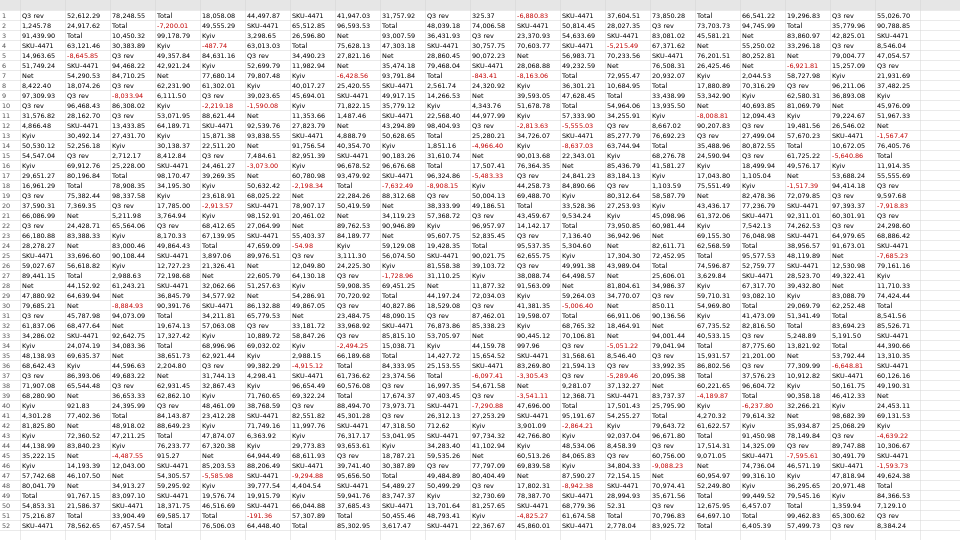
#> input picture tools/oo-screen/bench/corpus/sheet-1080p.png, 1920 x 1080 px (shown at 1/2 size)
$ python lowmotion_run.py
#> lines starting #> are read from the running program, lines starting #| are printed output that depends on the picture
### tools/oo-screen/bench/quality/workloads.py
"""bench/quality/workloads.py — synthetic 30 fps workload sequences (SIMULATION) built from bench/corpus.

Each workload is a deterministic, index-addressable frame source: `Workload.frame(i)` returns HxWx3 uint8 RGB.
Kinds: idle, typing, scroll, drag, video, mixed (a–e interleaved with office-hour proportions).
Also: still-run / refine schedule helpers used by workloads_run.py (pure functions, unit-tested)."""
import math, os
import numpy as np
from PIL import Image

HERE = os.path.dirname(os.path.abspath(__file__))
CORPUS = os.path.join(HERE, "..", "corpus")
FPS = 30
W, H = 1920, 1080
KINDS = ["idle", "typing", "scroll", "drag", "video", "mixed"]
# office-hour proportions for "mixed" (fraction of time)
MIX = {"idle": 0.45, "typing": 0.25, "scroll": 0.10, "drag": 0.05, "video": 0.15}


def load(name, corpus=CORPUS):
#> called with name = 'sheet-1080p.png', corpus = 'tools/oo-screen/bench/quality/../corpus'
    return np.asarray(Image.open(os.path.join(corpus, name)).convert("RGB"))
#> returned value is the input picture: shape (1080, 1920, 3); mean R, G, B 234.4, 233.7, 233.7


class Sources:
    def __init__(self, corpus=CORPUS, size=(W, H)):
        w, h = size
        def fit(a):
            return np.ascontiguousarray(np.asarray(Image.fromarray(a).resize((w, h), Image.BICUBIC))
                                        if a.shape[:2] != (h, w) else a)
        self.sheet = fit(load("sheet-1080p.png", corpus))
        self.code = fit(load("code-light-1080p.png", corpus))
#> call 2 of load, with name = 'code-light-1080p.png', corpus = 'tools/oo-screen/bench/quality/../corpus'
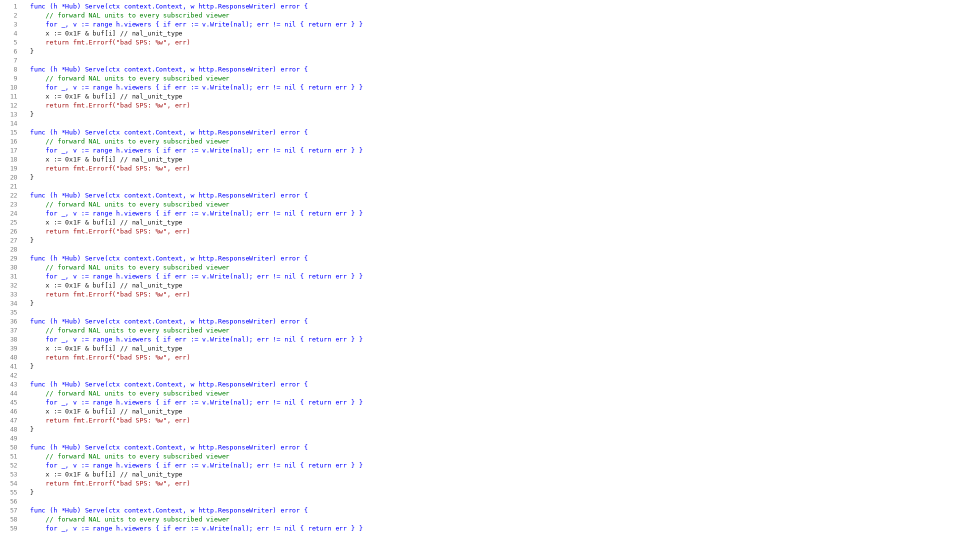
#> input picture tools/oo-screen/bench/corpus/code-light-1080p.png, 1920 x 1080 px (shown at 1/2 size)
#> in load, returned value is the input picture: shape (1080, 1920, 3); mean R, G, B 251, 251.1, 253.1
        self.dark = fit(load("code-dark-1080p.png", corpus))
#> call 3 of load, with name = 'code-dark-1080p.png', corpus = 'tools/oo-screen/bench/quality/../corpus'
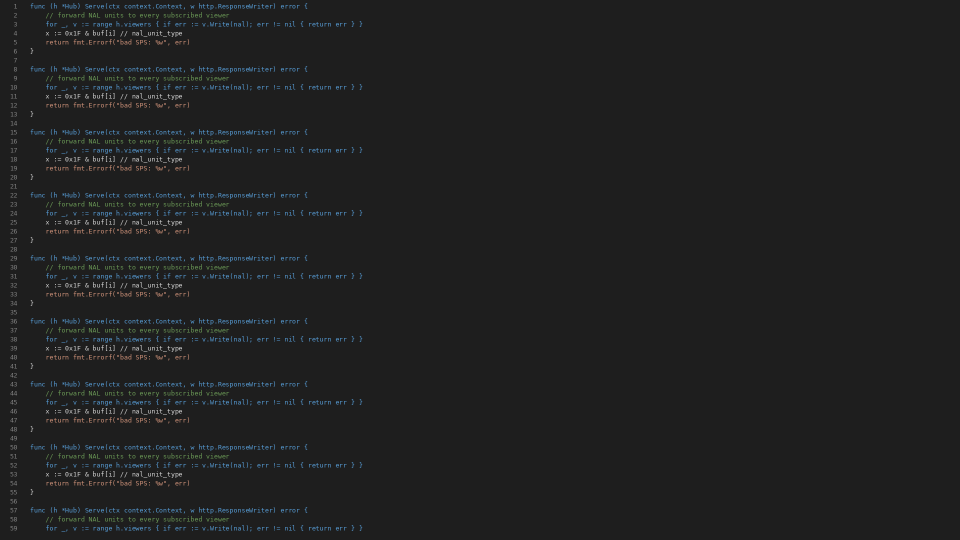
#> input picture tools/oo-screen/bench/corpus/code-dark-1080p.png, 1920 x 1080 px (shown at 1/2 size)
#> in load, returned value is the input picture: shape (1080, 1920, 3); mean R, G, B 31.6, 32.3, 32.6
        self.color = fit(load("colortext-1080p.png", corpus))
#> call 4 of load, with name = 'colortext-1080p.png', corpus = 'tools/oo-screen/bench/quality/../corpus'
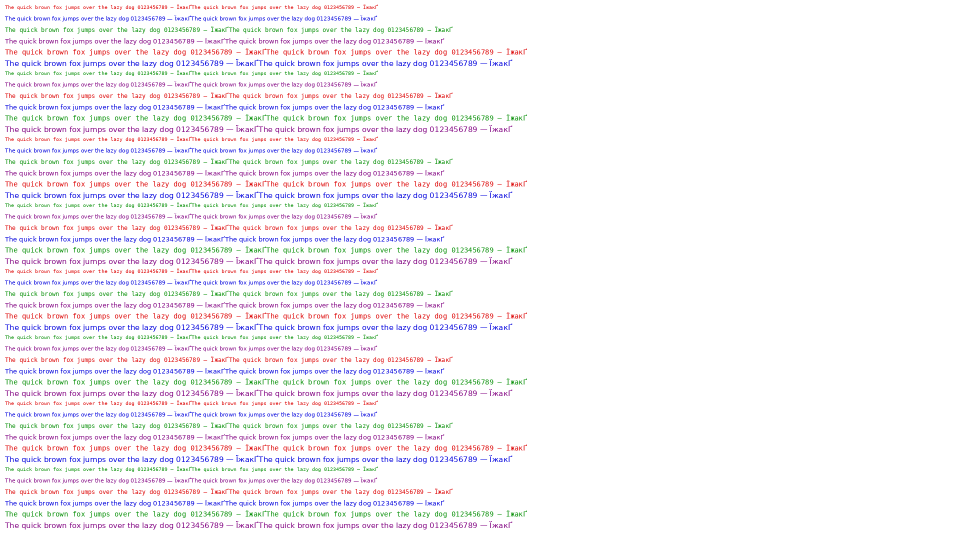
#> input picture tools/oo-screen/bench/corpus/colortext-1080p.png, 1920 x 1080 px (shown at 1/2 size)
#> in load, returned value is the input picture: shape (1080, 1920, 3); mean R, G, B 247.1, 244.7, 247.5
        self.w, self.h = w, h


class Idle:
    def __init__(self, s): self.s = s
    def frame(self, i): return self.s.sheet


class Typing:
    """Spreadsheet cell editing: one glyph every ~150 ms, caret blink 530 ms."""
    GW, GH, CELL_CH = 8, 14, 12

    def __init__(self, s, seed=1, glyph_ms=150):
#> called with seed = 1, glyph_ms = 150
        self.s, self.glyph_ms = s, glyph_ms
        r = np.random.default_rng(seed)
        self.glyphs = r.random((64, self.GH, self.GW)) < 0.28
        self.x0, self.y0 = s.w // 6, s.h // 4

    def _pos(self, k):
        row, col = divmod(k, self.CELL_CH)
        return self.x0 + col * (self.GW + 1), self.y0 + (row % 30) * 22

    # [13 lines left out: function frame, not called in this run]


class Scroll:
    """Continuous vertical scroll 3..10 px/frame over a tall sheet+code canvas."""
    def __init__(self, s, seed=2, n=FPS * 60):
#> called with seed = 2, n = 1800
        self.canvas = np.concatenate([s.sheet, s.code, s.dark, s.sheet, s.color], 0)
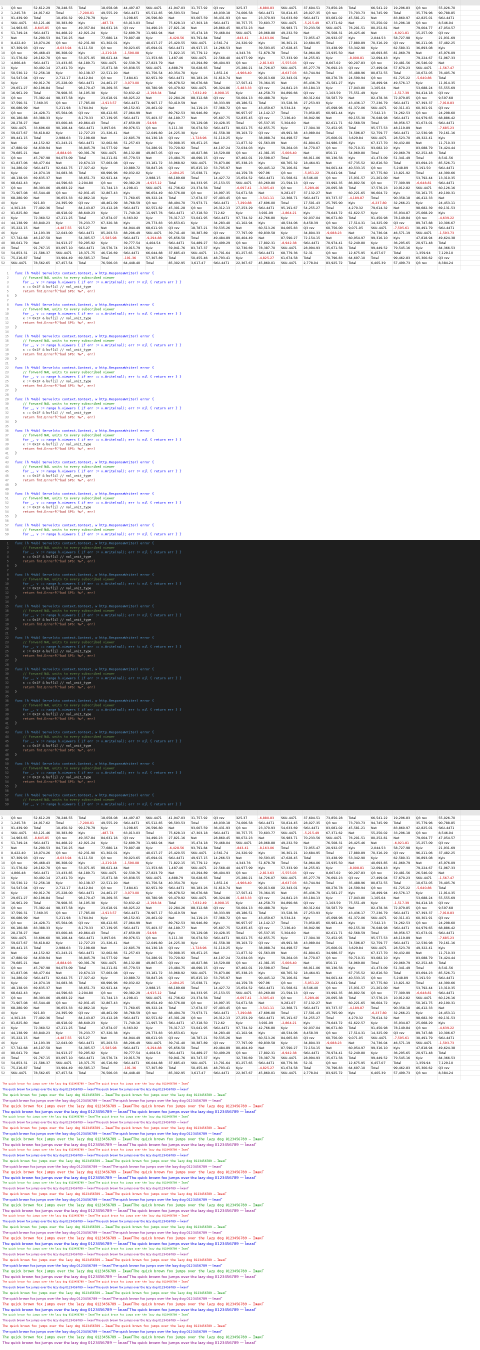
#> self.canvas: shape (5400, 1920, 3) (shown at 1/4 size); mean R, G, B 199.7, 199.1, 200.1
        r = np.random.default_rng(seed)
        self.off = np.concatenate([[0], np.cumsum(r.integers(3, 11, n))])
        self.h = s.h

    def frame(self, i):
        o = int(self.off[min(i, len(self.off) - 1)]) % (self.canvas.shape[0] - self.h)
        return self.canvas[o:o + self.h]


class Drag:
    """900x600 window (code) dragged over the sheet desktop: 2 s moving (~12 px/frame), 1 s pause."""
    WW, WH = 900, 600

    def __init__(self, s):
        self.s = s
        win = s.code[100:100 + self.WH, 100:100 + self.WW].copy()
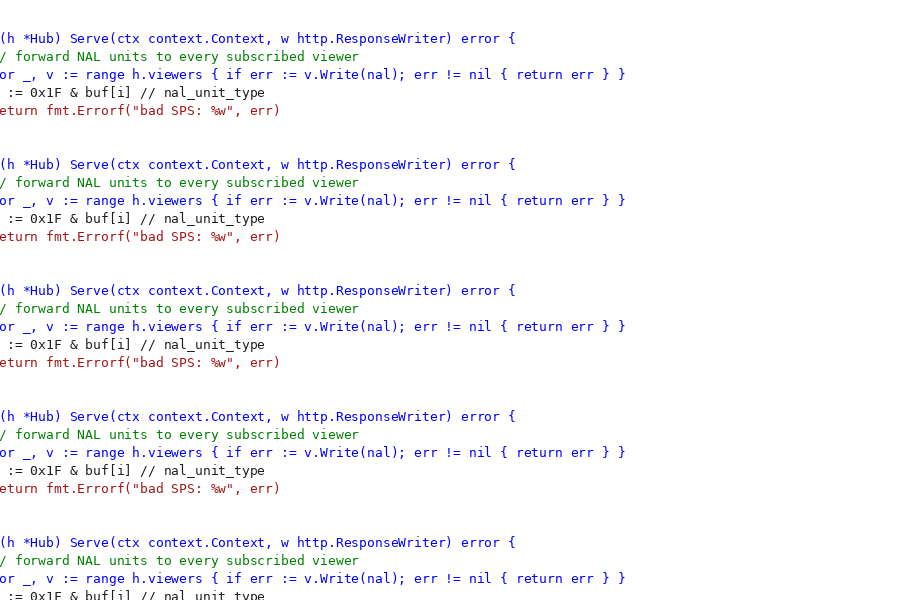
#> win: shape (600, 900, 3); mean R, G, B 247.1, 247.4, 251.3
        win[:28] = (60, 90, 160)
        win[[0, -1], :] = 40; win[:, [0, -1]] = 40
#> after `win[:, [0, -1]] = 40`:
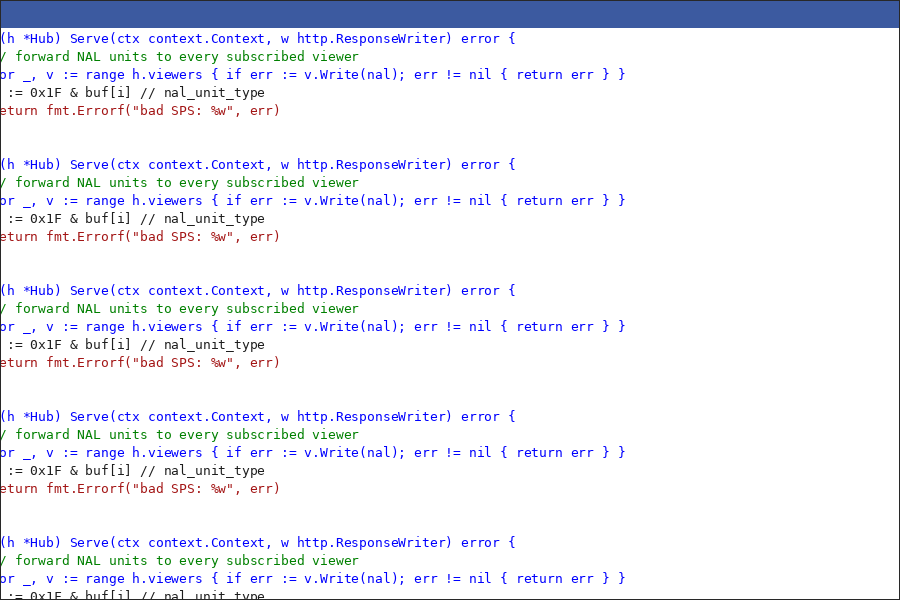
#> win: shape (600, 900, 3); mean R, G, B 237.2, 238.8, 245.9
        self.win = win

    # [11 lines left out: functions pos, frame, not called in this run]


class Video:
    """640x360 natural-like animation (moving gradients + drifting filtered noise) in the bottom-right corner."""
    VW, VH = 640, 360

    def __init__(self, s, seed=3):
        self.s = s
        r = np.random.default_rng(seed)
        self.tex = np.asarray(Image.fromarray(r.integers(0, 256, (90, 160), dtype=np.uint8))
                              .resize((self.VW * 2, self.VH * 2), Image.BICUBIC), np.float32)
        yy, xx = np.mgrid[0:self.VH, 0:self.VW].astype(np.float32)
        self.xx, self.yy = xx, yy
        self.r = np.random.default_rng(seed + 1)

    # [17 lines left out: functions region, frame, not called in this run]


def mixed_schedule(n=FPS * 60, seed=4, mix=MIX):
    """List of (kind, start, length) covering n frames; segment lengths 2–6 s, proportions ~ mix."""
#> called with n = 1800, seed = 4
    r = np.random.default_rng(seed)
    kinds = list(mix)
    budget = {k: int(round(mix[k] * n)) for k in kinds}
    segs = []
    while sum(budget.values()) > 0:
        left = [k for k in kinds if budget[k] > 0]
        k = left[r.integers(len(left))]
        if segs and segs[-1][0] == k and len(left) > 1:
            continue
        ln = min(budget[k], int(r.integers(2, 7)) * FPS)
        budget[k] -= ln
        segs.append([k, ln])
    out, t = [], 0
    for k, ln in segs:
        out.append((k, t, ln)); t += ln
    if t < n:
        out[-1] = (out[-1][0], out[-1][1], out[-1][2] + n - t)
    return [(k, s, min(ln, n - s)) for k, s, ln in out if s < n]


class Mixed:
    def __init__(self, s, n=FPS * 60):
        self.parts = {"idle": Idle(s), "typing": Typing(s), "scroll": Scroll(s), "drag": Drag(s), "video": Video(s)}
        self.sched = mixed_schedule(n)

    # [6 lines left out: function frame, not called in this run]


def make(kind, s):
    if kind == "typing-fast":  # key repeat / fast typist / terminal output: a glyph every 40 ms (not in KINDS)
        return Typing(s, glyph_ms=40)
    return {"idle": Idle, "typing": Typing, "scroll": Scroll, "drag": Drag, "video": Video, "mixed": Mixed}[kind](s)


# ---- schedule helpers -------------------------------------------------------------------

# [33 lines left out: functions changed_flags, still_runs, refine_frames, not called in this run]


def pctl(a, p):
    return float(np.percentile(np.asarray(a, dtype=np.float64), p)) if len(a) else float("nan")

### tools/oo-screen/bench/quality/workloads_run.py
#!/usr/bin/env python3
"""bench/quality/workloads_run.py — workload simulation (SIMULATION, x264 not MS MFT), writes RESULTS-workloads.md.

Per workload (workloads.py, 1920x1080, 30 fps, 60 s) and per rate (8/4/2 Mbit/s, PCVBR approx: -b:v mean,
-maxrate 1.5x mean, -bufsize 0.5 s of max) the sequence is encoded with x264 main 4:2:0 veryfast zerolatency.
Variants derived from that one encode:
  noskip  : every captured frame is encoded and sent
  skip    : unchanged frames (no-op) are not sent (their x264 output is a P-skip anyway, the reference is
            identical, so bytes = encoded size of changed frames only)
  refine  : skip + refine P-frames QP22 (after 200 ms still) and QP18 (after bytes/peak gap), cost/quality from a
            2-frame x264 -qp N encode [decoded state, original]
  tiles   : refine + lossless text tiles (internal/tiles.Select via Go helper tilesel, PNG bytes) once the
            refine is complete
Plus CPU proxy: x264 veryfast encode wall time of the first 600 frames on 1/2/4 threads."""
import argparse, hashlib, io, json, math, os, re, subprocess, tempfile, time
from concurrent.futures import ProcessPoolExecutor
import numpy as np
from PIL import Image
import metrics as M
import pipeline as P
import workloads as WL

HERE = os.path.dirname(os.path.abspath(__file__))
ROOT = os.path.abspath(os.path.join(HERE, "..", ".."))
RATES = [8000, 4000, 2000]
VARS = ["noskip", "skip", "refine", "tiles"]
VF = "scale=out_color_matrix=bt709:out_range=tv:flags=bicubic,format=yuv420p"


def rc_args(kbps):
    mx = kbps * 3 // 2
    return ["-b:v", f"{kbps}k", "-maxrate", f"{mx}k", "-bufsize", f"{mx // 2}k"]


def enc_cmd(out, kbps, threads=None, src_fmt="rgb24", vf=True):
    return (["ffmpeg", "-v", "error", "-y", "-f", "rawvideo", "-pix_fmt", src_fmt, "-s", f"{WL.W}x{WL.H}",
             "-r", str(WL.FPS), "-i", "-"] + (["-vf", VF] if vf else []) +
            ["-c:v", "libx264", "-profile:v", "main", "-preset", "veryfast", "-tune", "zerolatency",
             *rc_args(kbps), "-g", "100000", "-pix_fmt", "yuv420p", "-color_range", "tv", "-colorspace", "bt709"] +
            (["-threads", str(threads)] if threads else []) + [out])


# [4 lines left out: function packet_sizes, not called in this run]


def yuv_rgb(y, u, v):
    h, w = y.shape
    return P.yuv_to_rgb(y.astype(np.float64), P.up420(u.astype(np.float64), h, w), P.up420(v.astype(np.float64), h, w))


# [4 lines left out: function split, not called in this run]


def rgb_yuv420(rgb):
    y, cb, cr = P.rgb_to_yuv(rgb)
    return P.q8(y), P.q8(P.sub420(cb)), P.q8(P.sub420(cr))


# [28 lines left out: functions refine_pass, tiles_for, not called in this run]


def qual(ref, out, mask):
    es, _ = M.text_sharpness(ref, out, mask)
    return [M.psnr(ref, out), M.ssim(ref, out), es]


# [7 lines left out: function block_area, not called in this run]


def simulate(kind, n, sample_step, tilesel, corpus, per_frame=False):
    s = WL.Sources(corpus)
    wl = WL.make(kind, s)
    samples = set(range(sample_step // 4, n, sample_step))
    td = tempfile.mkdtemp()
#> (the run stopped early here; a loop or call above may not have finished)
